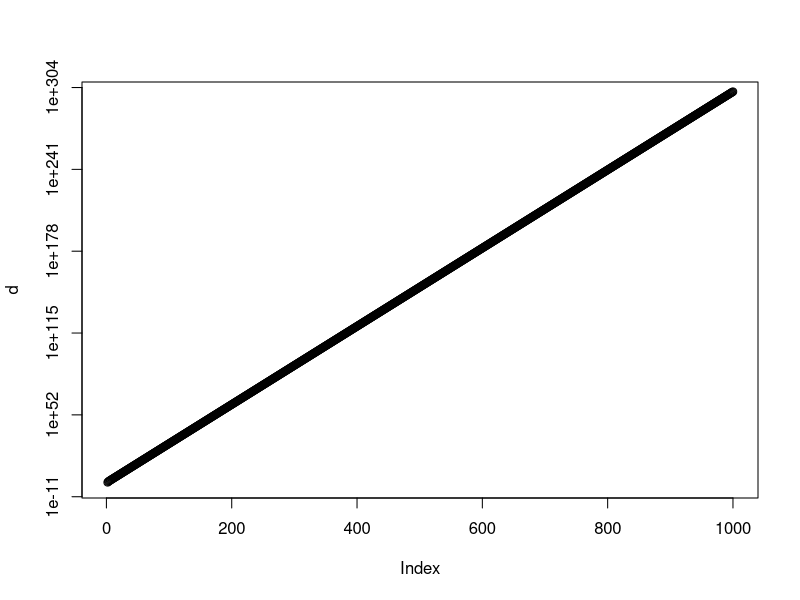
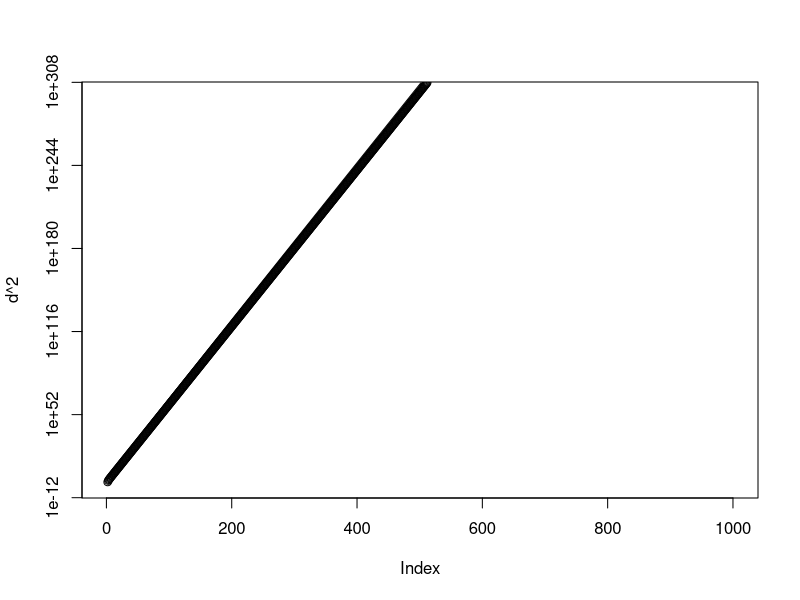

These figures' R source, in order:
T <- 1000
d <- numeric(T)
l <- 2
mu <- 1
sigma <- 1
for(i in 2:T) d[i] <- l*d[i-1] + mu + rnorm(1,sd=sigma)
plot(d,log="y")
plot(d^2,log="y")

i <- 1:T
lines(i,((i^2*mu^2+2*i*sqrt(i)*mu*sigma + sigma^2*i)*l^(2*i)))
